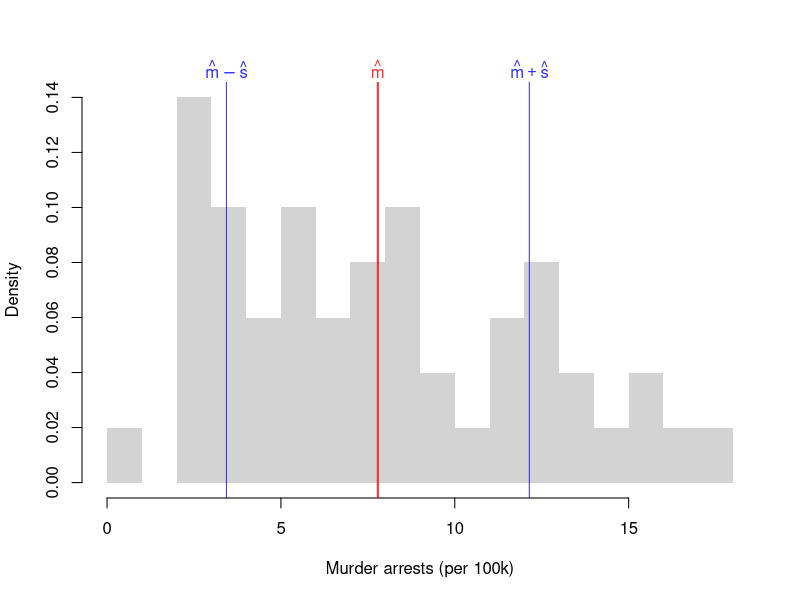
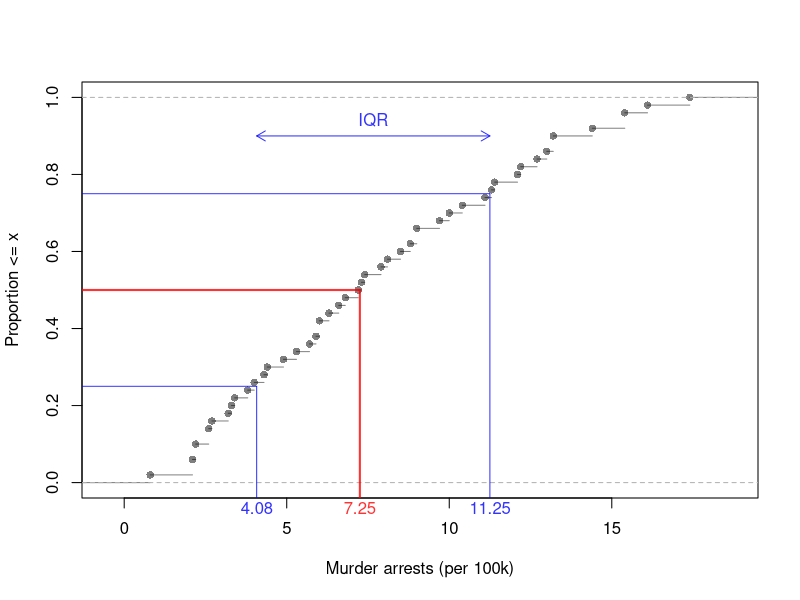
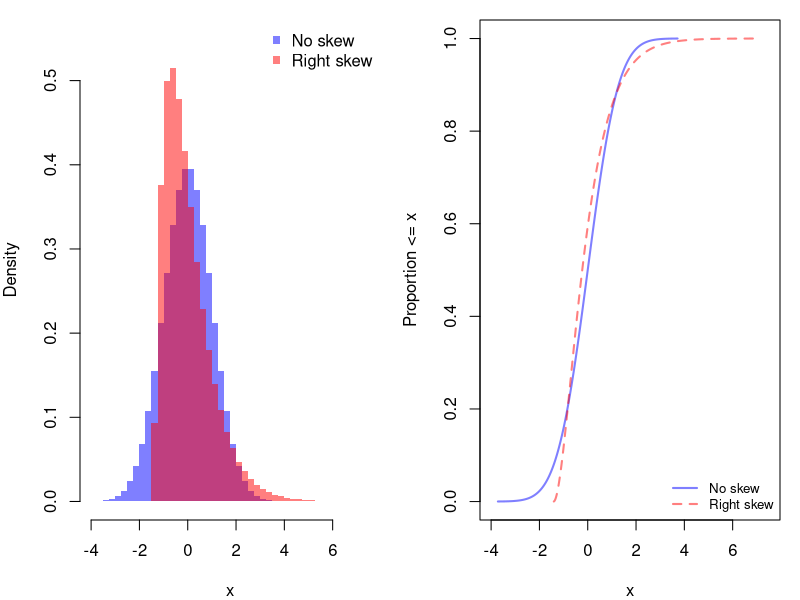
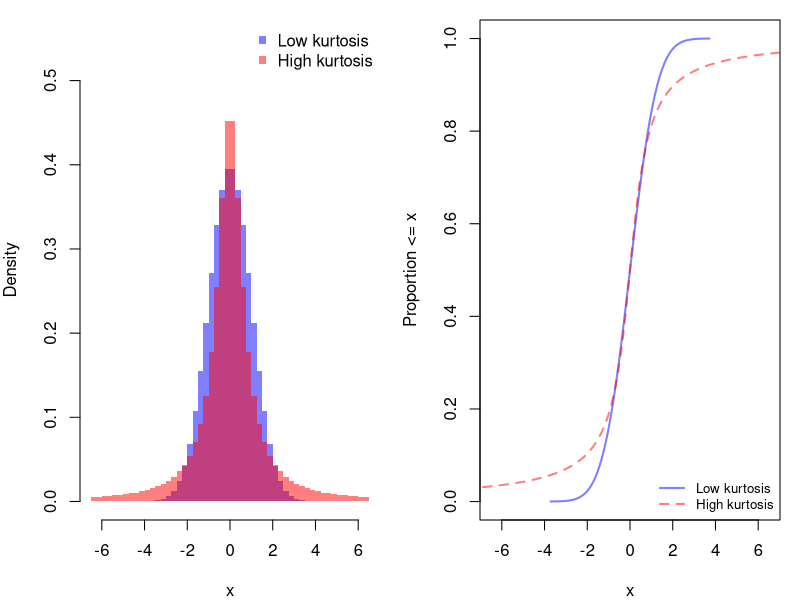
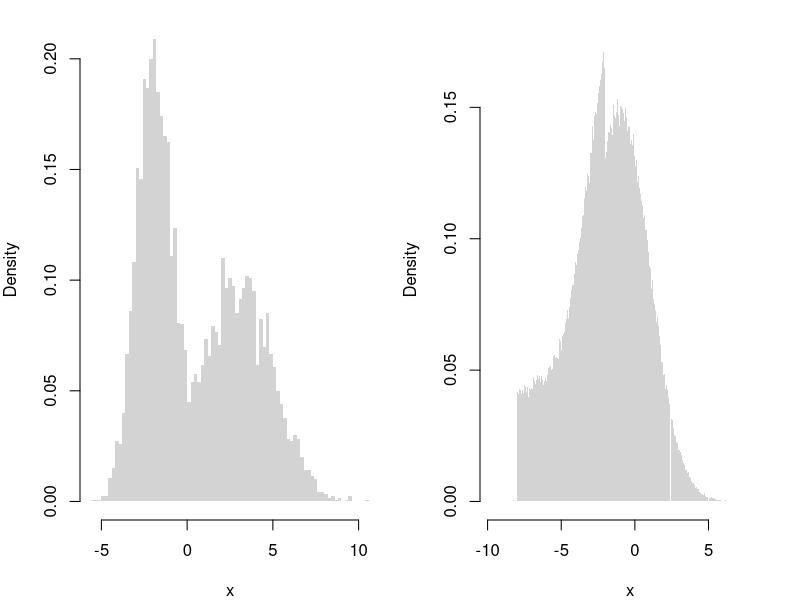
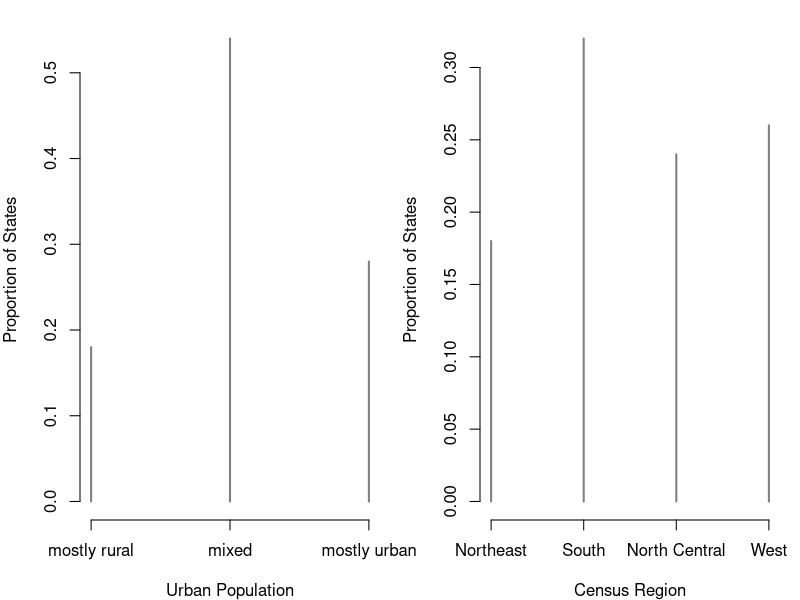

The R script that drew these images, in order:
## ---- chunk 1
statistic <- function(x_hat, f){
    stat_hat <- f(x_hat)
    return(stat_hat)
}

x0_hat <- c(0, 1, 3, 10, 6) # Data
statistic(x0_hat, sum)
## ---- chunk 2
# A random sample (real data)
x_hat <- USArrests[, 'Murder'] # lab data: murder arrests per 100,000
summary(x_hat)
## ---- chunk 3
x0_hat <- c(1, 4, 10)
sum(x0_hat)/length(x0_hat)
mean(x0_hat)
## ---- chunk 4
x0_hat <- c(1, 2, 1, 3, 1)
mean(x0_hat)

proportions <- table(x0_hat)/length(x0_hat)
proportions
vals <- sort(unique(x0_hat))
sum(vals*proportions)
## ---- chunk 5
x0_hat <- c(1, 4, 10)
m_hat <- mean(x0_hat)
v_hat <- mean( (x0_hat - m_hat)^2 )
sqrt(v_hat)
## ---- chunk 6
# compute the mean and standard deviation of the lab data
m_hat <- mean(x_hat)
s1_hat <- sd(x_hat) # sqrt(var(x_hat))
m1_sd_bounds <- c(m_hat - s1_hat,  m_hat + s1_hat)

# visualize on a histogram
hist(x_hat, breaks=15, border=NA, freq=FALSE, main=NA,
    xlab='Murder arrests (per 100k)')
abline(v=m_hat, col=rgb(1, 0, 0, .8), lwd=2) # mean
abline(v=m1_sd_bounds, col=rgb(0, 0, 1, .8)) # mean +- sd
mtext(c(expression(hat(m)-hat(s)), expression(hat(m)), expression(hat(m)+hat(s))),
    side=3, at=c(m1_sd_bounds[1], m_hat, m1_sd_bounds[2]),
    col=c(rgb(0, 0, 1, .8), rgb(1, 0, 0, .8), rgb(0, 0, 1, .8)))
## ---- chunk 7
x0_hat <- c(1, 4, 10)

m_hat <- mean(x0_hat)
v_hat <- mean( (x0_hat - m_hat)^2 )
v_hat

# Corrected Version
n <- length(x0_hat)
v_corrected_hat <- sum( (x0_hat - m_hat)^2 )/(n-1)
v_corrected_hat

var(x0_hat) # R-Version
## ---- chunk 8
median(x_hat)
quantile(x_hat, prob=0.5)
## ---- chunk 9
x1_extreme_hat <- c(x_hat, 1000) # add one extreme value
#par(mfrow=c(1, 2)) # visualize side-by-side
#hist(x_hat)
#hist(x1_extreme_hat)

# Which measures of central tendency are robust
# to a single extreme value?
mean( x_hat)
mean( x1_extreme_hat )

quantile(x_hat, prob=0.5)
quantile(x1_extreme_hat, prob=0.5)
## ---- chunk 10
IQR(x_hat)
mad(x_hat)
## ---- chunk 11
# median and quartiles
p <- c(.25, .5, .75)
q_hat <- quantile(x_hat, probs=p)

# visualize on the ECDF
F_hat <- ecdf(x_hat)
plot(F_hat, pch=16, col=grey(0, .5), main=NA,
    xlab='Murder arrests (per 100k)', ylab='Proportion <= x')
cols <- c(rgb(0, 0, 1, .8), rgb(1, 0, 0, .8), rgb(0, 0, 1, .8))
segments(q_hat, p, -10, p, col=cols, lwd=c(1, 2, 1)) # read across from p
segments(q_hat, p, q_hat, -1, col=cols, lwd=c(1, 2, 1)) # read down to the quantile
mtext(round(q_hat, 2), side=1, at=q_hat, col=cols)

# IQR is the distance between the quartiles
arrows(q_hat[1], .9, q_hat[3], .9, code=3, length=.1, col=rgb(0, 0, 1, .8))
text(mean(q_hat[c(1, 3)]), .9, 'IQR', pos=3, col=rgb(0, 0, 1, .8))
## ---- chunk 12
x0_hat <- c(-100, 1, 4, 10, 10)
# An intuitive alternative to sd(x0_hat), used in the boxplot
quants <- quantile(x0_hat, probs=c(.25, .75))
quants[2]-quants[1]
IQR(x0_hat)
## ---- chunk 13
#Another alternative to sd(x0_hat)
mad(x0_hat, constant=1)

# Computationally equivalent
# med_hat <- quantile(x0_hat, probs=.5)
# absdev_hat <- abs(x0_hat -med_hat)
# quantile(absdev_hat, probs=.5)
## ---- chunk 14
sd(x_hat)
sd(x1_extreme_hat)

IQR(x_hat)
IQR(x1_extreme_hat)

mad(x_hat, constant=1)
mad(x1_extreme_hat, constant=1)
## ---- chunk 15
Homework1 <- c(score=88, weight=0.25)
Homework2 <- c(score=92, weight=0.25)
Exam1 <- c(score=67, weight=0.2)
Exam2 <- c(score=90, weight=0.3)

Grades <- rbind(Homework1, Homework2, Exam1, Exam2)
Grades
## ---- chunk 16
# Manual Way
88*0.25 + 92*0.25 + 67*0.2 + 90*0.3

# Computerized Way
Values <- Grades[, 'score'] * Grades[, 'weight']
FinalGrade <- sum(Values)
FinalGrade
## ---- chunk 17
weighted.quantile <- function(x_hat, w, probs){
    #See spatstat.univar::weighted.quantile
    oo <- order(x_hat)
    x_hat <- x_hat[oo]
    w <- w[oo]
    F_hat <- cumsum(w)/sum(w)
    quantile_id <- max(which(F_hat <= probs))+1
    q_hat <- x_hat[quantile_id]
    return(q_hat)
}

## Unweighted
quantile(x0_hat, probs=.5)
weights <- rep(1, length(x0_hat))
weighted.quantile(x_hat=x0_hat, w=weights, probs=.5)

## Weighted
weights <- seq(x0_hat)
weights <- weights/sum(weights) # normalize
weighted.quantile(x_hat=x0_hat, w=weights, probs=.5)
## ---- chunk 18
# Two distributions with mean 0 and sd 1: one symmetric, one with a long right tail
p_grid <- ppoints(5000)
x_noskew <- qnorm(p_grid)
x_skew <- (qgamma(p_grid, shape=2) - 2)/sqrt(2)
cols <- c(rgb(0, 0, 1, .5), rgb(1, 0, 0, .5))
bks <- seq(-4, 7.5, by=.25)
par(mfrow=c(1, 2), mar=c(4, 4, 1, 1))

# overlapping histograms
hist(x_noskew, breaks=bks, col=cols[1], freq=FALSE, border=NA,
    ylim=c(0, .55), main=NA, xlab='x')
hist(x_skew, breaks=bks, col=cols[2], freq=FALSE, border=NA, add=TRUE)
legend('topright', legend=c('No skew', 'Right skew'),
    col=cols, pch=15, bty='n')

# overlapping ECDFs, drawn as lines through the sorted values
plot(x_noskew, ecdf(x_noskew)(x_noskew), type='l',
    col=cols[1], lwd=2, lty=1, xlim=range(bks),
    main=NA, xlab='x', ylab='Proportion <= x')
lines(x_skew, ecdf(x_skew)(x_skew), col=cols[2], lwd=2, lty=2)
legend('bottomright', legend=c('No skew', 'Right skew'), cex=.8,
    col=cols, lwd=2, lty=c(1, 2), bty='n')
## ---- chunk 19
x_demo_hat <- c(0, 1, 2, 3, 9)
m3_hat <- mean( (x_demo_hat - mean(x_demo_hat))^3 ) # numerator
m3_hat
m3_hat / sd(x_demo_hat)^3 # skewness
## ---- chunk 20
skewness <-  function(x_hat){
 m_hat <- mean(x_hat)
 m3_hat <- mean((x_hat - m_hat)^3)
 s3_hat <- sd(x_hat)^3
 skew <- m3_hat/s3_hat
 return(skew)
}

# skewness of murder arrests
skewness(x_hat)
## ---- chunk 21
# Two symmetric distributions with median 0 and the same IQR
p_grid <- ppoints(5000)
x_lowkurt <- qnorm(p_grid)
x_highkurt <- qcauchy(p_grid, scale=qnorm(.75))
cols <- c(rgb(0, 0, 1, .5), rgb(1, 0, 0, .5))
x_lim <- c(-6.5, 6.5)
# the two outer bins hold the far tails, beyond the plotted range
bks <- c(floor(min(x_highkurt)), seq(x_lim[1], x_lim[2], by=.25), ceiling(max(x_highkurt)))
par(mfrow=c(1, 2), mar=c(4, 4, 1, 1))

# overlapping histograms
hist(x_lowkurt, breaks=bks, col=cols[1], freq=FALSE, border=NA,
    xlim=x_lim, ylim=c(0, .55), main=NA, xlab='x')
hist(x_highkurt, breaks=bks, col=cols[2], freq=FALSE, border=NA, add=TRUE)
legend('topright', legend=c('Low kurtosis', 'High kurtosis'),
    col=cols, pch=15, bty='n')

# overlapping ECDFs, drawn as lines through the sorted values
plot(x_lowkurt, ecdf(x_lowkurt)(x_lowkurt), type='l',
    col=cols[1], lwd=2, lty=1, xlim=x_lim,
    main=NA, xlab='x', ylab='Proportion <= x')
lines(x_highkurt, ecdf(x_highkurt)(x_highkurt), col=cols[2], lwd=2, lty=2)
legend('bottomright', legend=c('Low kurtosis', 'High kurtosis'), cex=.8,
    col=cols, lwd=2, lty=c(1, 2), bty='n')
## ---- chunk 22
x_demo_hat <- c(0, 1, 2, 3, 9)
m4_hat <- mean( (x_demo_hat - mean(x_demo_hat))^4 ) # numerator
m4_hat
m4_hat / sd(x_demo_hat)^4 # kurtosis
## ---- chunk 23
kurtosis <- function(x_hat){
 m_hat <- mean(x_hat)
 m4_hat <- mean((x_hat - m_hat)^4)
 s4_hat <- sd(x_hat)^4
 kurt <- m4_hat/s4_hat
 return(kurt)
 # use instead to compare against normal
 # excess_kurt <- kurt - 3
}

# kurtosis of murder arrests
kurtosis(x_hat)
## ---- chunk 24
# Complicated Random Variable
r_ugly0 <- function(n, population_means=c(-2, 3), population_vars=c(1, 4), prob=c(.5, .5)){
  # Which distribution is each observation coming from
  di <- sample(c(1, 2), size=n, replace=TRUE, prob=prob)
  rnorm(n, mean=population_means[di], sd=sqrt(population_vars)[di])
}

x_sim <- r_ugly0(6000)
hist(x_sim, breaks=60,
    freq=FALSE, border=NA,
    xlab='x', main=NA)

#hist( rbeta(1000, .6, .6), border=NA, main=NA, freq=F, breaks=20)
## ---- chunk 25
# Another Complicated Random Variable
r_ugly1 <- function(n, theta1=c(-8, -1), theta2=c(-2, 2), rho=.25){
    omega   <- rbinom(n, size=1, rho)
    x_hat <- omega * runif(n, theta1[1], theta2[1]) +
        (1-omega) * rnorm(n, theta1[2], theta2[2])
    return(x_hat)
}
# Very Large Sample
x_sim <- r_ugly1(1000000)
hist(x_sim, breaks=1000, freq=FALSE, border=NA,
    xlab='x', main=NA)
## ---- chunk 26
# percent of the population under age 15, fifty countries
pop15 <- LifeCycleSavings[, 'pop15']
## ---- chunk 27
grade <- factor(c('B', 'A', 'C', 'B', 'F', 'B', 'A'),
    levels=c('F', 'D', 'C', 'B', 'A'), ordered=TRUE)
sort(grade)

# median and quartiles (type=1 is required for ordered factors)
quantile(grade, probs=c(.25, .5, .75), type=1)
## ---- chunk 28
# urban population in bands, an ordered factor
urban_band <- cut(USArrests[, 'UrbanPop'], breaks=c(0, 50, 75, 100),
    labels=c('mostly rural', 'mixed', 'mostly urban'), ordered_result=TRUE)
p_hat <- table(urban_band)/length(urban_band)
plot(p_hat, col=grey(0, .5),
    xlab='Urban Population', ylab='Proportion of States')

# mode and Herfindahl index
names(p_hat)[p_hat==max(p_hat)]
sum(p_hat^2)

# median and quartiles
quantile(urban_band, probs=c(.25, .5, .75), type=1)
## ---- chunk 29
x0_hat <- c('A', 'B', 'A', 'C', 'C', 'A')
p_hat <- table(x0_hat)/length(x0_hat)
p_hat

# mode(s)
names(p_hat)[p_hat==max(p_hat)]

# Herfindahl index
sum(p_hat^2)
## ---- chunk 30
# census region of each state, an unordered factor
region <- state.region
p_hat <- table(region)/length(region)
plot(p_hat, col=grey(0, .5),
    xlab='Census Region', ylab='Proportion of States')

# mode
names(p_hat)[p_hat==max(p_hat)]

# Herfindahl index, compared to its minimum 1/K
K <- length(p_hat)
c(H_hat=sum(p_hat^2), H_min=1/K)
## ---- chunk 31
x0_hat <- rep(c('A', 'B', 'C', 'D'), times=c(60, 20, 10, 10))
p_hat <- table(x0_hat)/length(x0_hat)
sum(p_hat^2)

# after the merger, C and D are one firm
x_merged_hat <- x0_hat
x_merged_hat[x_merged_hat=='D'] <- 'C'
